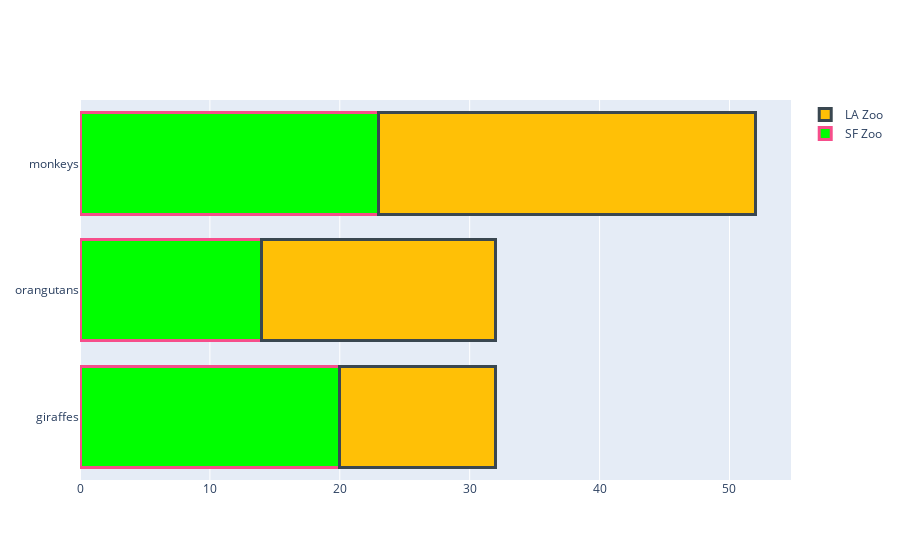

The notebook cell this image was saved under:
### Code cell
import plotly.graph_objects as go
screen_green="#00ff00"
orange="#FFC006"
fig = go.Figure()
fig.add_trace(go.Bar(
    y=["Adequate", 'Inadequate'],
    x=[20, 14],
    name='Processed',
    orientation='h',
    marker=dict(
        color=screen_green,
        line=dict(color='rgba(246, 78, 139, 1.0)', width=3)
    )
))
fig.add_trace(go.Bar(
    y=["Adequate","Inadequate"],
    x=[12, 18],
    name='Not Processed',
    orientation='h',
    marker=dict(
        color=orange,
        line=dict(color='rgba(58, 71, 80, 1.0)', width=3)
    )
))

fig.update_layout(barmode='stack')
fig.show()

### Figure 1 — Plotly figure (JSON) as saved in the notebook; plotly's stock layout.template omitted (floating-point values rounded to 4 significant figures)
{"data": [{"marker": {"color": "#00ff00", "line": {"color": "rgba(246, 78, 139, 1.0)", "width": 3}}, "name": "SF Zoo", "orientation": "h", "type": "bar", "x": [20, 14, 23], "y": ["giraffes", "orangutans", "monkeys"]}, {"marker": {"color": "#FFC006", "line": {"color": "rgba(58, 71, 80, 1.0)", "width": 3}}, "name": "LA Zoo", "orientation": "h", "type": "bar", "x": [12, 18, 29], "y": ["giraffes", "orangutans", "monkeys"]}], "layout": {"barmode": "stack"}}
